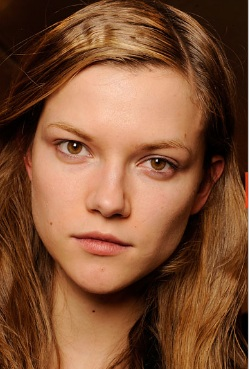
#> input picture data/hybrid_Images_data/makeup_before.jpg, 249 x 369 px
$ python hybrid_image.py   (older library calls are emulated)
#> lines starting #> are read from the running program, lines starting #| are printed output that depends on the picture
### common.py
from scipy import ndimage
import cv2
import numpy as np
from matplotlib import pyplot as plt

# Helper Functions

def BGR2RGB(image):
    image = cv2.cvtColor(image,cv2.COLOR_BGR2RGB)
    return image

def vis_hybrid_image(hybrid_image):
    scales = 5
    scale_factor = 0.5
    padding = 5
    original_height = hybrid_image.shape[0]
    # counting how many color channels the input has
    num_colors = hybrid_image.shape[2]
    output = hybrid_image
    cur_image = hybrid_image

    for i in range(2, scales):
        # add padding
        output = np.concatenate(
            (output, np.ones((original_height, padding, num_colors), dtype=int)), axis=1)
        # dowsample image;
        width = int(cur_image.shape[1] * scale_factor)
        height = int(cur_image.shape[0] * scale_factor)
        dim = (width, height)
        cur_image = cv2.resize(cur_image, dim, interpolation=cv2.INTER_LINEAR)
        # pad the top and append to the output
        tmp = np.concatenate((np.ones(
            (original_height-cur_image.shape[0], cur_image.shape[1], num_colors)), cur_image), axis=0)
        output = np.concatenate((output, tmp), axis=1)

    output = toUint8(output)
    return output


def read_image_as_float(image_path):
    img1 = cv2.imread(image_path)
#> img1 is the input picture: shape (369, 249, 3); mean B, G, R 53.5, 81.1, 127.3
    return img1.astype(np.float64)


def gaussian_2D_filter(filter_size, sigma):
    gaussian_filter = np.zeros((filter_size, filter_size), np.float32)
    m = filter_size//2
    n = filter_size//2
    for x in range(-m, m+1):
        for y in range(-n, n+1):
            x1 = 2*np.pi*(sigma**2)
            x2 = np.exp(-(x**2 + y**2)/(2 * sigma**2))
            gaussian_filter[x+m, y+n] = (1/x1)*x2

    return gaussian_filter


def imgfilter(image, filter):
    img = cv2.filter2D(image, -1, filter)
    return img


def log_mag_FFT(image):
    output = np.log(np.abs(np.fft.fftshift(np.fft.fft2(image))))
    return output


# [11 lines left out: functions FFT, IFFT, not called in this run]


def toUint8(image):
    img = cv2.normalize(image, None, 0, 255, cv2.NORM_MINMAX,
                        dtype=cv2.CV_8U)  # normalize the data to 0 - 1
    return img


# [330 lines left out: functions read_image_as_gray, applyGfilter, pyramidsGL, displayPyramids, reconstructLaplacianPyramid, gradientMagnitude and 4 more, not called in this run]

### hybrid_image.py
# Import necessary packages here
import cv2
import numpy as np
from matplotlib import pyplot as plt
from common import *

image_path1 = 'data/hybrid_Images_data/makeup_before.jpg'

image_path2 = 'data/hybrid_Images_data/makeup_after.jpg'

image_1 = read_image_as_float(image_path1)
image_2 = read_image_as_float(image_path2)
#> call 2 of read_image_as_float, with image_path = 'data/hybrid_Images_data/makeup_after.jpg'
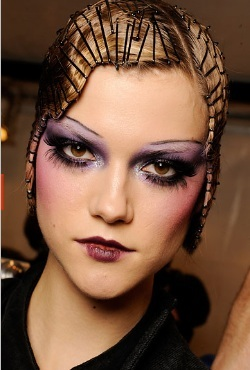
#> input picture data/hybrid_Images_data/makeup_after.jpg, 250 x 370 px
#> in read_image_as_float, img1 is the input picture: shape (370, 250, 3); mean B, G, R 63.4, 84.2, 119.1
cv2.imshow("Original image 1: ", cv2.imread(image_path1))
cv2.waitKey(0)
cv2.imshow("Original image 2: ", cv2.imread(image_path2))
cv2.waitKey(0)

row = np.ones((369, 1, 3))
col = np.ones((1, 250, 3))
image_1 = np.hstack((image_1, row))
image_1 = np.vstack((image_1, col))
#> image_1: shape (370, 250, 3) float64


cutoff_frequency = 2
filter_size = cutoff_frequency*4+1


filter = gaussian_2D_filter(filter_size, cutoff_frequency)

blurred_image1 = toUint8(imgfilter(image_1, filter=filter))

low_frequencies = blurred_image1

sharp_image_2 = image_2 - imgfilter(image_2, filter=filter)
#> in imgfilter (call 2), `img = cv2.filter2D(image, -1, filter)`:
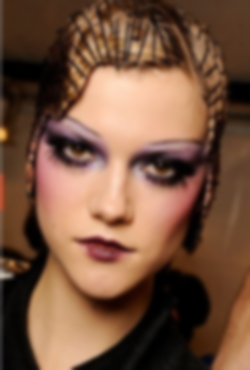
#> img: shape (370, 250, 3) float64; mean B, G, R 60.3, 80.1, 113.5; drawn with min black and max white
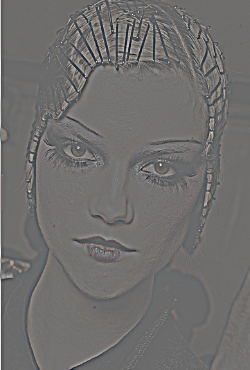
#> sharp_image_2: shape (370, 250, 3) float64; mean B, G, R 3.1, 4, 5.6; drawn with min black and max white

high_frequencies = sharp_image_2

hybrid_image = low_frequencies + high_frequencies
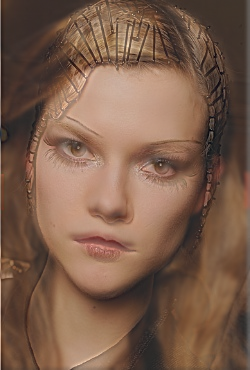
#> hybrid_image: shape (370, 250, 3) float64; mean B, G, R 57.8, 86.9, 135.7; drawn with min black and max white

img = toUint8(hybrid_image)
output = vis_hybrid_image(img)
#> the loop in vis_hybrid_image, `for i in range(2, scales):` made 3 passes
#> pass 1, in vis_hybrid_image, `tmp = np.concatenate((np.ones( (original_height-cur_image.shape[0], cu..`:
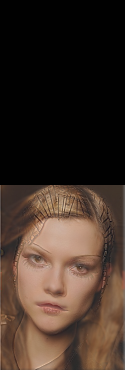
#> tmp: shape (370, 125, 3) float64; mean B, G, R 38.5, 47.5, 62.6
#> pass 1, in vis_hybrid_image, `output = np.concatenate((output, tmp), axis=1)`:
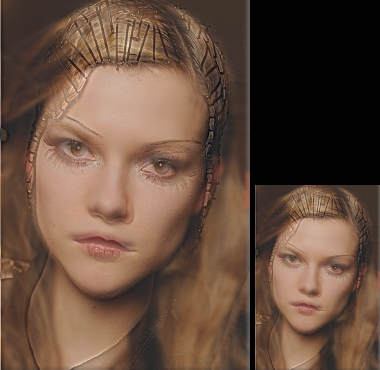
#> output: shape (370, 380, 3) float64; mean B, G, R 62.6, 77.4, 102.3
#> after the loop in vis_hybrid_image, `for i in range(2, scales):`:
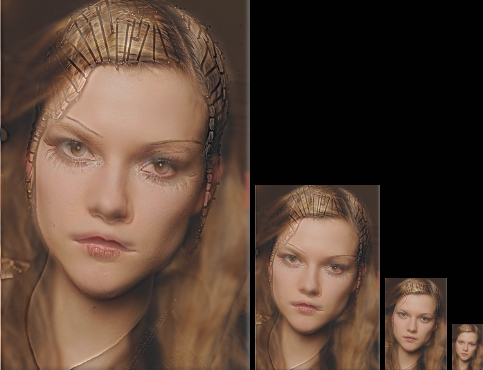
#> output: shape (370, 483, 3) float64; mean B, G, R 52.4, 64.8, 85.6


cv2.imshow("Low frequency of image 1: ", blurred_image1)
cv2.waitKey(0)
cv2.imshow("High frequency of image 2: ", toUint8(sharp_image_2))
cv2.waitKey(0)
cv2.imshow('Hybrid image vizualization', output)
cv2.waitKey(0)


cv2.imwrite('output/hybrid_Images/low_frequency_image.png', blurred_image1)
cv2.imwrite('output/hybrid_Images/high_frequency_image.png',
            toUint8(sharp_image_2))
cv2.imwrite('output/hybrid_Images/hybrid_image.png', img)
cv2.imwrite('output/hybrid_Images/hybrid_image_vizualized.png', output)
